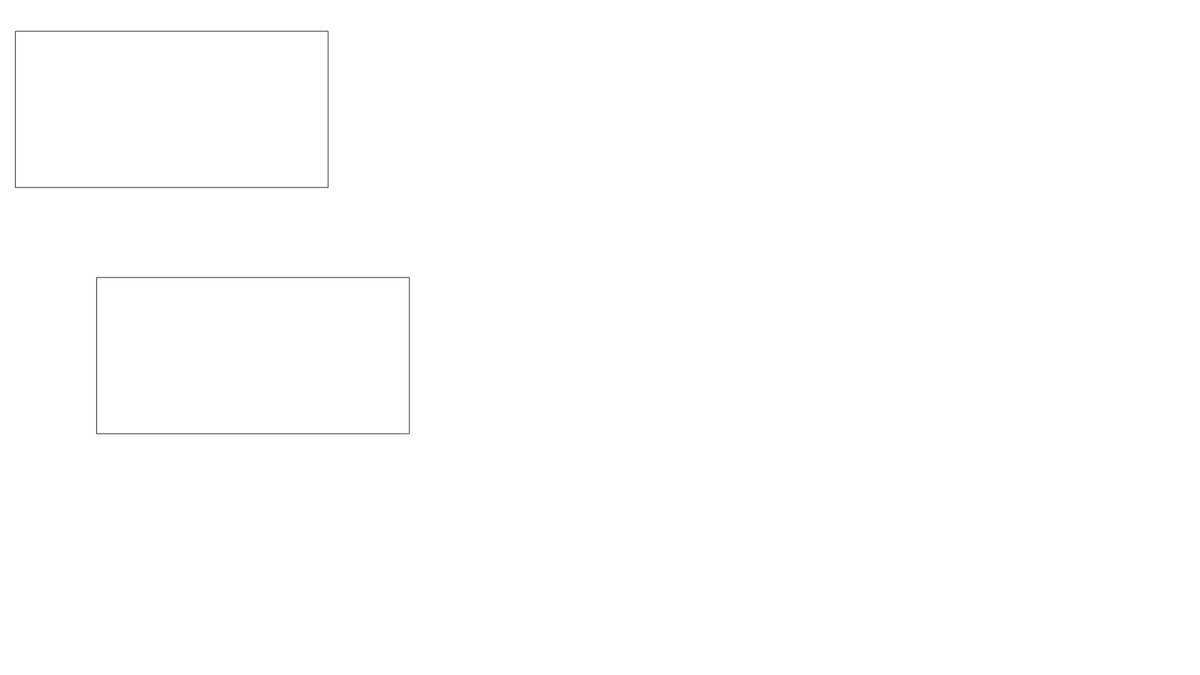
Frame 1 (no input)
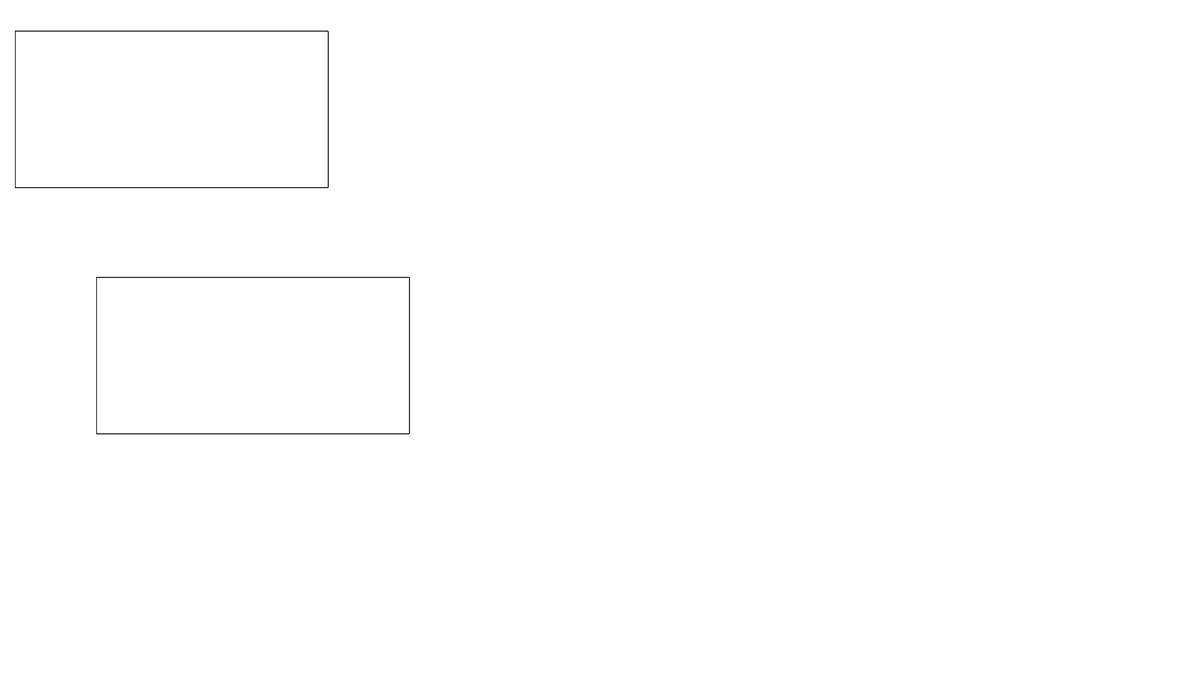
Frame 60 (no input)
Frame 120 (the mouse pressed at the canvas centre since frame 60): identical to frame 60, image omitted

The p5.js sketch that drew these frames (run headless with seeded random() and noise() and a simulated clock; from frame 60 on, the mouse is pressed at the canvas centre):

// p5.js sketch
// ── sketch.js
let rectWidth = 500;
let rectHeight = 250;

function setup() {
  createCanvas(1920,1080);
  background(255);
  //background colour 0 for black, 255 for white
}

function draw() {
  //text("Hello World!", 0, 50);
  //ellipse(50,50,40,40);
  //line(0,50,400,70);
  //triangle(347,54,392,9,392,66);
  //quad(158,55,199,14,392,66,351,107);
  //arc(300,300,50,50,90,270);
  rect(25,50,rectWidth,rectHeight);
  rect(155,444,rectWidth,rectHeight)

}
